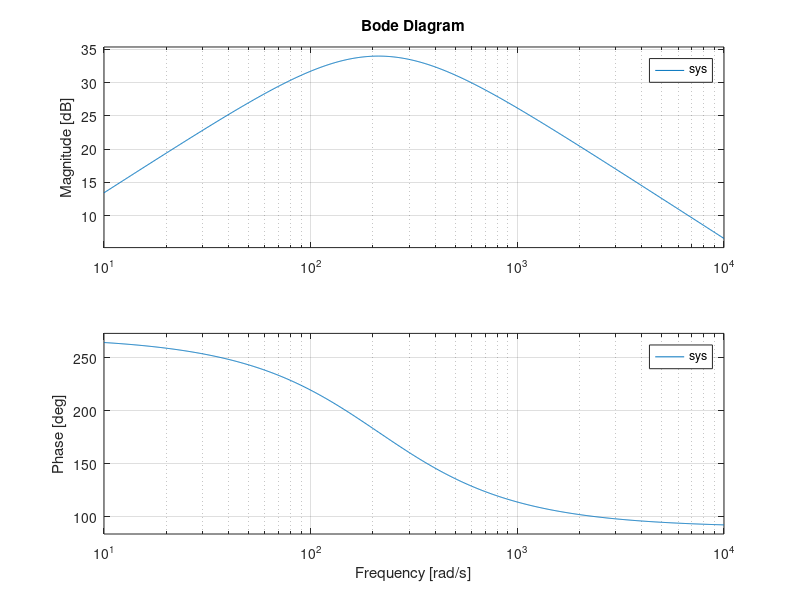

This chart was generated by the following MATLAB code:
% Richie Ngo, Johhny Zhu
% MIE 597G
% Lab  #1: Analog Circuits
% Part 2.3

s = tf('s');
R1 = 4.7*10^3;  % Ohms
R2 = 470*10^3;  % Ohms
C1 = 1*10^-6;   % Farads
C2 = .01*10^-6; % Farads
tau = R1*C1;    % Time constant
G = R2*C1;      % Gain
sys = -G*s/(tau*s+1)^2;
bode(sys);